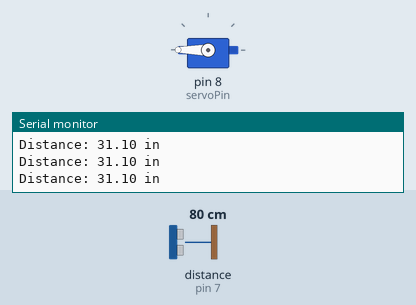
The sketch below on a simulated Arduino Uno, built with avr-gcc and run on an emulated ATmega328P. On the bench: servo, the last lines printed to the serial monitor. Wiring (inferred from the names in the program): ultrasonic range finder: trigger pin 6; echo pin 7. The test bench sets the inputs (shaded band); at power-on: distance to the obstacle (sensor on pin 7) 80 cm. The echo pulse lasts 58.3 µs per cm.

Above: at 1.2 s.
1.3 s: distance to the obstacle (sensor on pin 7) set to 250 cm
At 2.1 s:
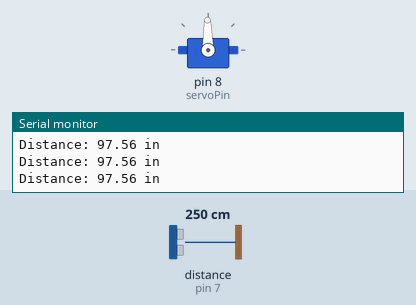
2.8 s: distance to the obstacle (sensor on pin 7) set to 2 cm
At 4.1 s:
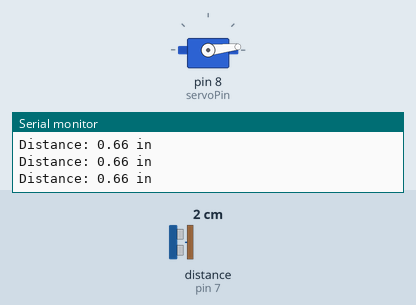
4.4 s: distance to the obstacle (sensor on pin 7) set to 9 cm
At 4.9 s:
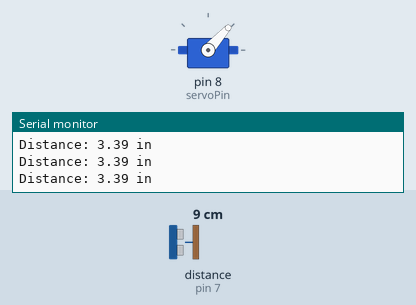
6.0 s: distance to the obstacle (sensor on pin 7) set to 18 cm
At 6.9 s:
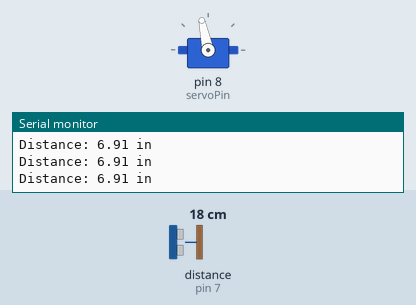
7.5 s: distance to the obstacle (sensor on pin 7) set to 35 cm
At 8.1 s:
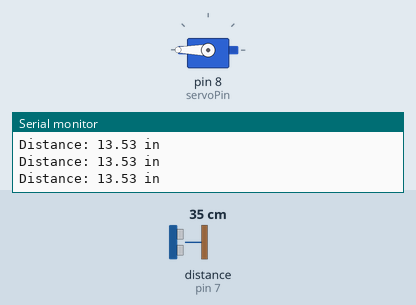
Timing chart, 0 to 10.0 s (numbered marks = the images above; inputs shaded):
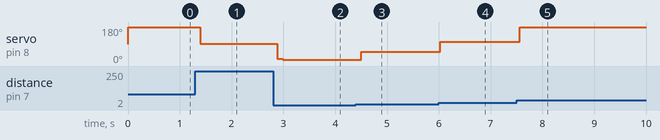

The sketch:

IRServo.ino
```cpp
#include <Servo.h>

Servo servo;
int servoPin = 8;

int echo = 7;
int trig = 6;

float duration;
float distanceCM;
float distanceIN;


void setup() {
  // put your setup code here, to run once:
  Serial.begin(9600);
  pinMode(echo, INPUT);
  pinMode(trig, OUTPUT);
  servo.attach(servoPin);

}

void loop() {
  digitalWrite(trig, LOW);
  delayMicroseconds(2);
  digitalWrite(trig, HIGH);
  delayMicroseconds(10);
  digitalWrite(trig, LOW);

  duration = pulseIn(echo, HIGH);
  distanceCM = (0.034 * duration) / 2;
  distanceIN = distanceCM / 2.54;

  // Use println so each reading is on a new line
  Serial.print("Distance: ");
  Serial.print(distanceIN);
  Serial.println(" in");

  // Only trigger if distance is between 0.1 and 6 inches
  // This prevents the "0" error from triggering the servo
  // if (distanceIN <= 6 && distanceIN > 0.1) {
  //   servo.write(90);
  // } else {
  //   servo.write(0);
  // }


//MAPPING TO DISTANCE
  int servoPos = map (distanceCM,0, 30, 0, 180);
  servo.write(servoPos);

//rotate according to distance

  delay(100); // Give the sensor and servo time to breathe!
}
```

Measured:
- after the input at 1.3 s, servo on pin 8 (servoPin): 180° → 91° after 0.09 s
- after the input at 2.8 s, servo on pin 8 (servoPin): 91° → 12° after 0.08 s, → 6° 0.10 s later
- after the input at 4.4 s, servo on pin 8 (servoPin): 6° → 48° after 0.10 s
- after the input at 6.0 s, servo on pin 8 (servoPin): 48° → 102° at once
- after the input at 7.5 s, servo on pin 8 (servoPin): 102° → 180° after 0.06 s
